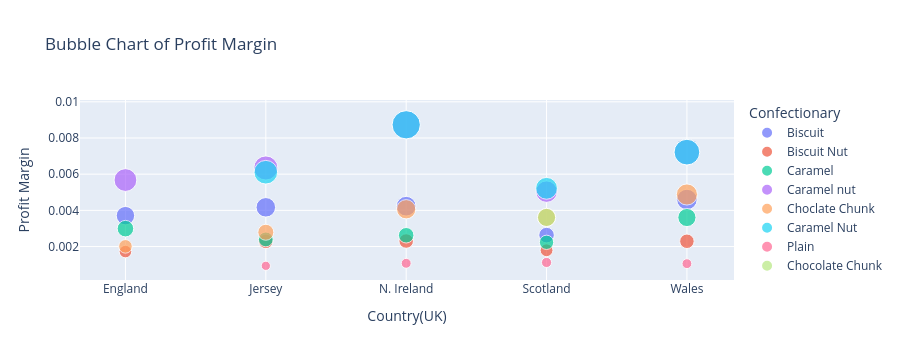

The code cell stored with this chart in its notebook:
### Code cell
fig = px.scatter(
    margin_summary,
    x="Country(UK)",
    y="Profit Margin",
    size="Profit Margin",
    color="Confectionary",
    hover_name="Confectionary",
    title="Bubble Chart of Profit Margin"
)
fig.show()

### Figure 1 — Plotly figure (JSON) as saved in the notebook; plotly's stock layout.template omitted (floating-point values rounded to 4 significant figures)
{"data": [{"hovertemplate": "<b>%{hovertext}</b><br><br>Confectionary=Biscuit<br>Country(UK)=%{x}<br>Profit Margin=%{marker.size}<extra></extra>", "hovertext": ["Biscuit", "Biscuit", "Biscuit", "Biscuit", "Biscuit"], "legendgroup": "Biscuit", "marker": {"color": "#636efa", "size": [0.003709, 0.004168, 0.00423, 0.002633, 0.0046], "sizemode": "area", "sizeref": 2.182e-05, "symbol": "circle"}, "mode": "markers", "name": "Biscuit", "orientation": "v", "showlegend": true, "type": "scatter", "x": ["England", "Jersey", "N. Ireland", "Scotland", "Wales"], "xaxis": "x", "y": [0.003709, 0.004168, 0.00423, 0.002633, 0.0046], "yaxis": "y"}, {"hovertemplate": "<b>%{hovertext}</b><br><br>Confectionary=Biscuit Nut<br>Country(UK)=%{x}<br>Profit Margin=%{marker.size}<extra></extra>", "hovertext": ["Biscuit Nut", "Biscuit Nut", "Biscuit Nut", "Biscuit Nut", "Biscuit Nut"], "legendgroup": "Biscuit Nut", "marker": {"color": "#EF553B", "size": [0.001724, 0.002286, 0.002306, 0.001796, 0.002292], "sizemode": "area", "sizeref": 2.182e-05, "symbol": "circle"}, "mode": "markers", "name": "Biscuit Nut", "orientation": "v", "showlegend": true, "type": "scatter", "x": ["England", "Jersey", "N. Ireland", "Scotland", "Wales"], "xaxis": "x", "y": [0.001724, 0.002286, 0.002306, 0.001796, 0.002292], "yaxis": "y"}, {"hovertemplate": "<b>%{hovertext}</b><br><br>Confectionary=Caramel<br>Country(UK)=%{x}<br>Profit Margin=%{marker.size}<extra></extra>", "hovertext": ["Caramel", "Caramel", "Caramel", "Caramel", "Caramel"], "legendgroup": "Caramel", "marker": {"color": "#00cc96", "size": [0.00299, 0.002395, 0.002624, 0.002235, 0.003605], "sizemode": "area", "sizeref": 2.182e-05, "symbol": "circle"}, "mode": "markers", "name": "Caramel", "orientation": "v", "showlegend": true, "type": "scatter", "x": ["England", "Jersey", "N. Ireland", "Scotland", "Wales"], "xaxis": "x", "y": [0.00299, 0.002395, 0.002624, 0.002235, 0.003605], "yaxis": "y"}, {"hovertemplate": "<b>%{hovertext}</b><br><br>Confectionary=Caramel nut<br>Country(UK)=%{x}<br>Profit Margin=%{marker.size}<extra></extra>", "hovertext": ["Caramel nut", "Caramel nut", "Caramel nut", "Caramel nut", "Caramel nut"], "legendgroup": "Caramel nut", "marker": {"color": "#ab63fa", "size": [0.005676, 0.006342, 0.008728, 0.005035, 0.007217], "sizemode": "area", "sizeref": 2.182e-05, "symbol": "circle"}, "mode": "markers", "name": "Caramel nut", "orientation": "v", "showlegend": true, "type": "scatter", "x": ["England", "Jersey", "N. Ireland", "Scotland", "Wales"], "xaxis": "x", "y": [0.005676, 0.006342, 0.008728, 0.005035, 0.007217], "yaxis": "y"}, {"hovertemplate": "<b>%{hovertext}</b><br><br>Confectionary=Choclate Chunk<br>Country(UK)=%{x}<br>Profit Margin=%{marker.size}<extra></extra>", "hovertext": ["Choclate Chunk", "Choclate Chunk", "Choclate Chunk", "Choclate Chunk", "Choclate Chunk"], "legendgroup": "Choclate Chunk", "marker": {"color": "#FFA15A", "size": [0.00201, 0.002789, 0.00406, 0.003609, 0.004877], "sizemode": "area", "sizeref": 2.182e-05, "symbol": "circle"}, "mode": "markers", "name": "Choclate Chunk", "orientation": "v", "showlegend": true, "type": "scatter", "x": ["England", "Jersey", "N. Ireland", "Scotland", "Wales"], "xaxis": "x", "y": [0.00201, 0.002789, 0.00406, 0.003609, 0.004877], "yaxis": "y"}, {"hovertemplate": "<b>%{hovertext}</b><br><br>Confectionary=Caramel Nut<br>Country(UK)=%{x}<br>Profit Margin=%{marker.size}<extra></extra>", "hovertext": ["Caramel Nut", "Caramel Nut", "Caramel Nut", "Caramel Nut"], "legendgroup": "Caramel Nut", "marker": {"color": "#19d3f3", "size": [0.006108, 0.008728, 0.005217, 0.007217], "sizemode": "area", "sizeref": 2.182e-05, "symbol": "circle"}, "mode": "markers", "name": "Caramel Nut", "orientation": "v", "showlegend": true, "type": "scatter", "x": ["Jersey", "N. Ireland", "Scotland", "Wales"], "xaxis": "x", "y": [0.006108, 0.008728, 0.005217, 0.007217], "yaxis": "y"}, {"hovertemplate": "<b>%{hovertext}</b><br><br>Confectionary=Plain<br>Country(UK)=%{x}<br>Profit Margin=%{marker.size}<extra></extra>", "hovertext": ["Plain", "Plain", "Plain", "Plain"], "legendgroup": "Plain", "marker": {"color": "#FF6692", "size": [0.0009355, 0.001074, 0.001121, 0.001054], "sizemode": "area", "sizeref": 2.182e-05, "symbol": "circle"}, "mode": "markers", "name": "Plain", "orientation": "v", "showlegend": true, "type": "scatter", "x": ["Jersey", "N. Ireland", "Scotland", "Wales"], "xaxis": "x", "y": [0.0009355, 0.001074, 0.001121, 0.001054], "yaxis": "y"}, {"hovertemplate": "<b>%{hovertext}</b><br><br>Confectionary=Chocolate Chunk<br>Country(UK)=%{x}<br>Profit Margin=%{marker.size}<extra></extra>", "hovertext": ["Chocolate Chunk"], "legendgroup": "Chocolate Chunk", "marker": {"color": "#B6E880", "size": [0.003609], "sizemode": "area", "sizeref": 2.182e-05, "symbol": "circle"}, "mode": "markers", "name": "Chocolate Chunk", "orientation": "v", "showlegend": true, "type": "scatter", "x": ["Scotland"], "xaxis": "x", "y": [0.003609], "yaxis": "y"}], "layout": {"height": 360, "legend": {"itemsizing": "constant", "title": {"text": "Confectionary"}, "tracegroupgap": 0}, "title": {"text": "Bubble Chart of Profit Margin"}, "xaxis": {"anchor": "y", "autorange": true, "domain": [0, 1], "range": [-0.343, 4.357], "title": {"text": "Country(UK)"}, "type": "category"}, "yaxis": {"anchor": "x", "autorange": true, "domain": [0, 1], "range": [0.0001521, 0.0101], "title": {"text": "Profit Margin"}, "type": "linear"}}}
